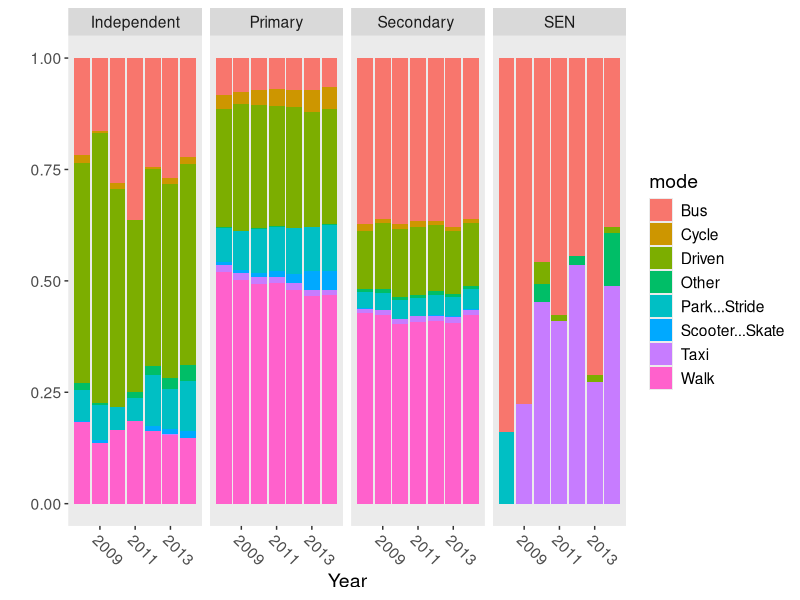

Source code (R):
### Explore
library(tidyr)
library(dplyr)
library(ggplot2)

theme_blog <- theme(
  text = element_text(size = 14),
  panel.grid = element_blank()
)

dat <- read.csv("Data/2014_Absolute_Cleaned.csv")
datM <- dat %>% gather(mode, count, Walk:Other)
levels(datM$mode) <- sub("...", "/", levels(datM$mode), fixed = T)

# modes by year and school type
modes <- datM %>% 
  group_by(School.Type, mode, Year) %>% 
  summarise(count = sum(count, na.rm = T)) %>%
  filter(!is.na(School.Type))

jpeg("Plots/Figure1.jpeg", 620, 350, quality = 100, res = 85)
ggplot(modes, aes(x = Year, y = count)) + 
  geom_bar(aes(fill = mode), stat = "identity", position = "fill") +
  facet_grid(~ School.Type) +
  ylab("") +
  theme(axis.text.x = element_text(angle = 315, hjust = 0)) +
  theme_blog
dev.off()

# # modes by school year type
# modes <- datM %>% 
#   group_by(Year.Group, mode) %>% 
#   summarise(count = sum(count, na.rm = T))
# 
# ggplot(modes, aes(x = Year.Group, y = count)) + 
#   geom_bar(aes(fill = mode), stat = "identity", position = "fill") +
#   ylab("") +
#   theme_blog
